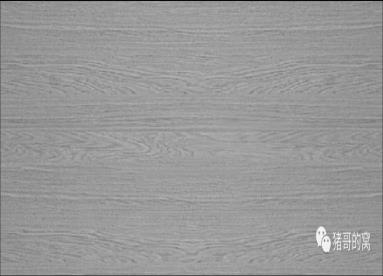
#> input picture 刘镇松-U202010652-图像分割作业/input_img/wood2.jpg, 383 x 276 px
$ python '自相关函数.py'
#> lines starting #> are read from the running program, lines starting #| are printed output that depends on the picture
import numpy as np
import matplotlib.pyplot as plt
import cv2
from mpl_toolkits.mplot3d import Axes3D

# 定义在x,y处的自相关函数
def image_autocorrelation(image, x=0, y=0):
    image_height, image_width = image.shape
    image = image / 255.0
    temp = 0
    f1 = 0
    sum_f = 0
    for i in range(image_height):
        for j in range(image_width):
            if (i + x) >= image_height or (j + y) >= image_width:
                f1 = 0
            else:
                f1 = image[i + x, j + y]
            temp = temp + image[i, j] * f1

    sum_f = np.sum(image * image)  # 求平方和
    autocorrelation = temp / sum_f  # 求自相关函数f(x,y)
    return autocorrelation

img1 = cv2.imread('input_img/wood2.jpg',cv2.IMREAD_GRAYSCALE) #读取图像
#> img1 is the input picture: shape (276, 383); min 0, max 255, mean 152
h = 10
w = 10
z =np.zeros((h,w))
for x in range(h):
    for y in range(w):
         z[x,y] = image_autocorrelation(img1, x*10, y*10)
#> this loop made 10 passes


# 创建数据
x = range(0,100,10)
y = range(0,100,10)
# 绘制线图
plt.plot(x, z[0,:])
# 添加标题和轴标签
plt.title("Autocorrelation in X")
plt.xlabel("X")
plt.ylabel("Autocorrelation")
plt.savefig('output_img/image_autocorrelation1.jpg')
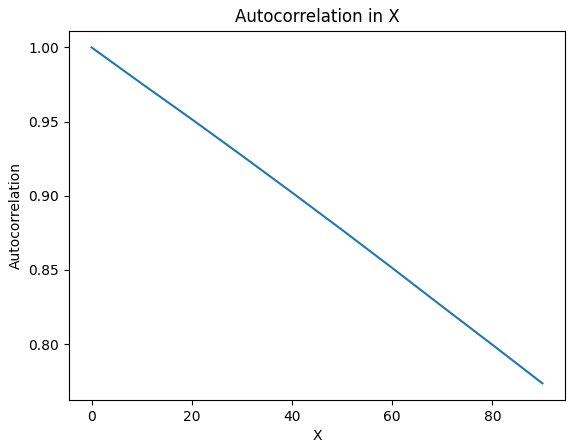
#> figure drawn by matplotlib, 1 panel; curve peaks at x = 0, y = 1
plt.show()
# 绘制线图
plt.plot(y, z[0,:])
# 添加标题和轴标签
plt.title("Autocorrelation in Y")
plt.xlabel("Y")
plt.ylabel("Autocorrelation")
# 显示图形
plt.savefig('output_img/image_autocorrelation2.jpg')
#> figure, not shown here; curve peaks at x = 0, y = 1
plt.show()

# 3d图像
# 创建数据
x = range(0,100,10)
y = range(0,100,10)
X, Y = np.meshgrid(x, y)
# 创建 3D 图形对象
fig = plt.figure()
ax = fig.add_subplot(111, projection='3d')
# 绘制三维图形
ax.plot_surface(X, Y, z, cmap='viridis')
# 添加标题和轴标签
ax.set_title('Autocorrelation in X and Y')
ax.set_xlabel('X')
ax.set_ylabel('Y')
ax.set_zlabel('Z')
plt.savefig('output_img/image_autocorrelation3.jpg')
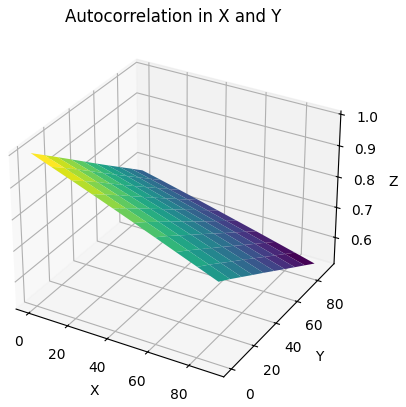
#> figure drawn by matplotlib, 1 panel
# 显示图形
plt.show()
